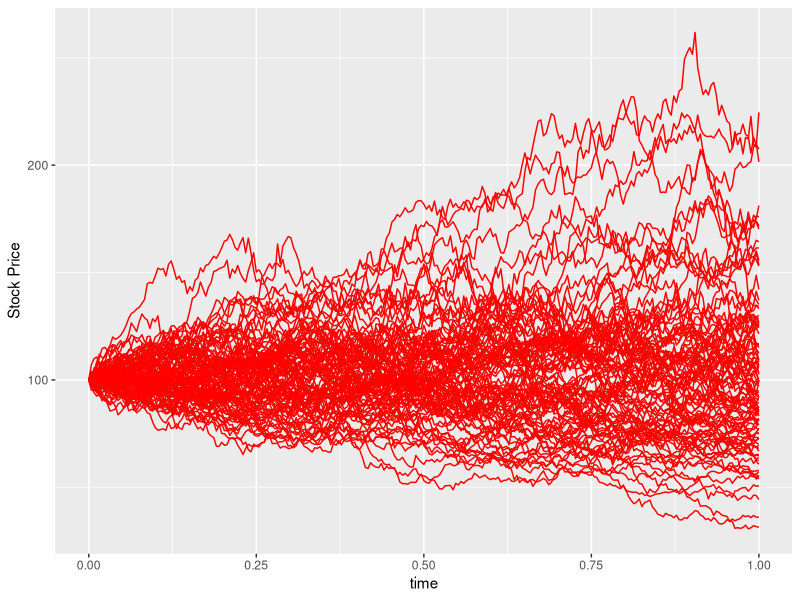
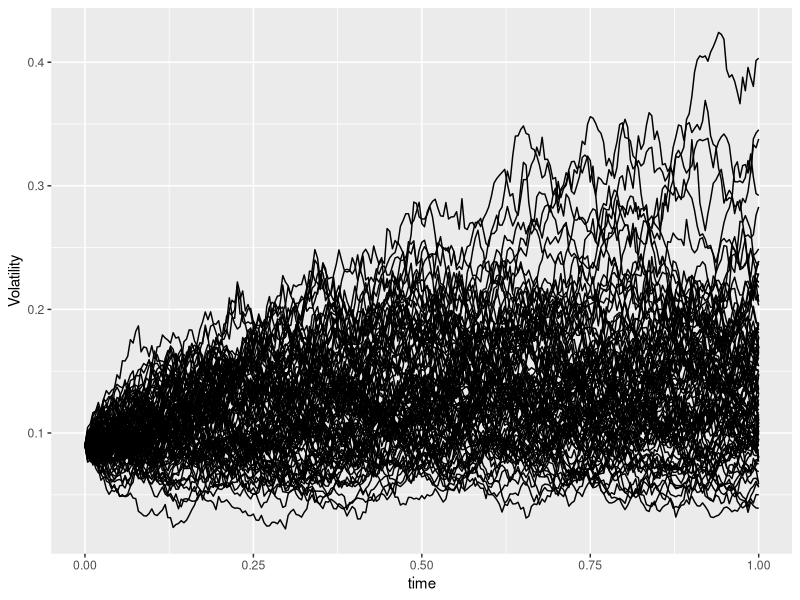
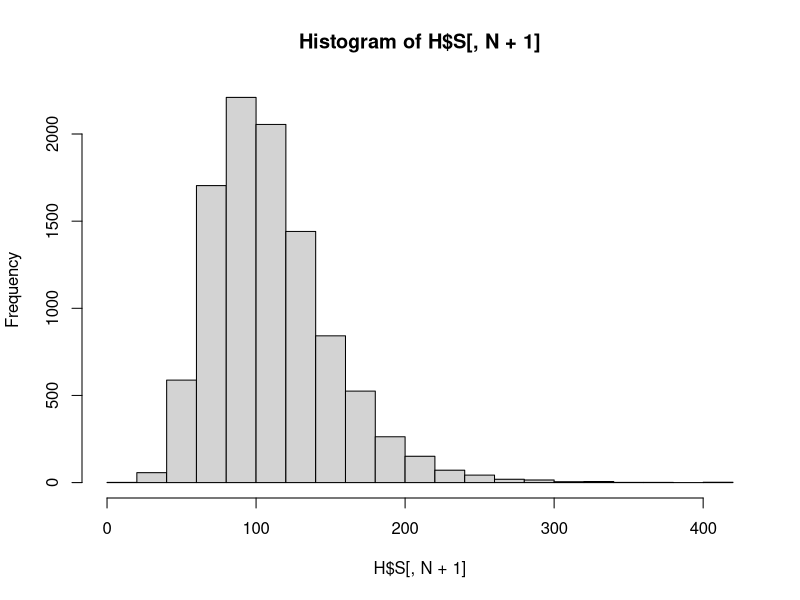

The R source for these figures, in order:
#USing Heston's stochastic volatility model for the real world using an Euler scheme 
#Simulating 10,000 paths over 1 year horizon using given parameters
#Output: plotting asset price paths and volatility paths


myHeston <- function(M,N,t,mu,alpha,b,volvol,S0,V0){
  dt <- t/N
  sqdt <- sqrt(dt)
  S <- V <- matrix(NA,ncol=N+1,nrow=M)
  S[,1] <- S0
  V[,1] <- V0
  for (i in 1:N){
    Z1 <- matrix(rnorm(M),ncol=1)
    Z2 <- matrix(rnorm(M),ncol=1)
    S[,i+1] <- S[,i] + mu*S[,i]*dt +
      sqrt(V[,i])*S[,i]*sqdt*Z1
    V[,i+1] <- V[,i] + alpha*(b - V[,i])*dt +
      volvol*sqrt(V[,i])*sqdt*Z2
  }
  out <- list("S"=S,"V"=V)
  return(out)
}
# parameters:
M <- 10000
N <- 252
t <- 1
mu <- 0.1
alpha <- 2
b <- 0.4^2
volvol <-0.3
V0 <- 0.09
S0 <- 100
H <- myHeston(M,N,t,mu,alpha,b,volvol,S0,V0)
time <- as.matrix(seq(0,t,length=N+1),ncol=1)
S1 <- t(H$S)
V1 <- t(H$V)
df1 <- as.data.frame(cbind(time,S1))
df2 <- as.data.frame(cbind(time,V1))
# Plot some paths:
mP <- 100 #limit the number of paths being plotted
Anames <- rep("",mP)
for (i in 1:mP){
  Anames[i] <- paste("A",i,sep="")
}
names(df1) <- c("time", Anames)
names(df2) <- c("time", Anames)

library("reshape")
library("ggplot2")
df1.melted <- melt(df1[,c(1:mP)], id = "time")
df2.melted <- melt(df2[,c(1:mP)], id = "time")
plot.stocks <- ggplot() +
  geom_line(data = df1.melted, aes(x = time, y = value, factor=variable),color="red") +
  xlab('time') +
  ylab('Stock Price')
print(plot.stocks)
plot.vol <- ggplot() +
  geom_line(data = df2.melted, aes(x = time, y = value, factor=variable),color="black") +
  xlab('time') +
  ylab('Volatility')
print(plot.vol)

hist(H$S[,N+1])
mean(H$S[,N+1])
